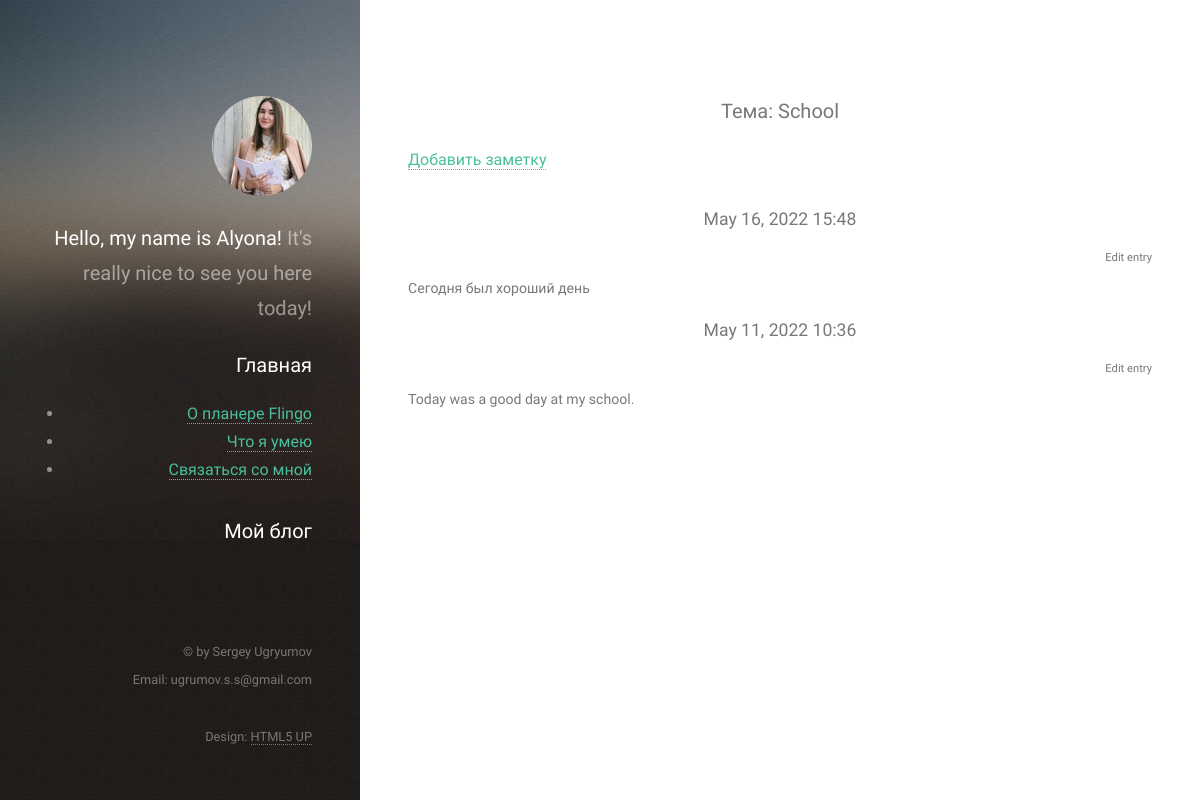
Before: /topics/2/ with the older database file.
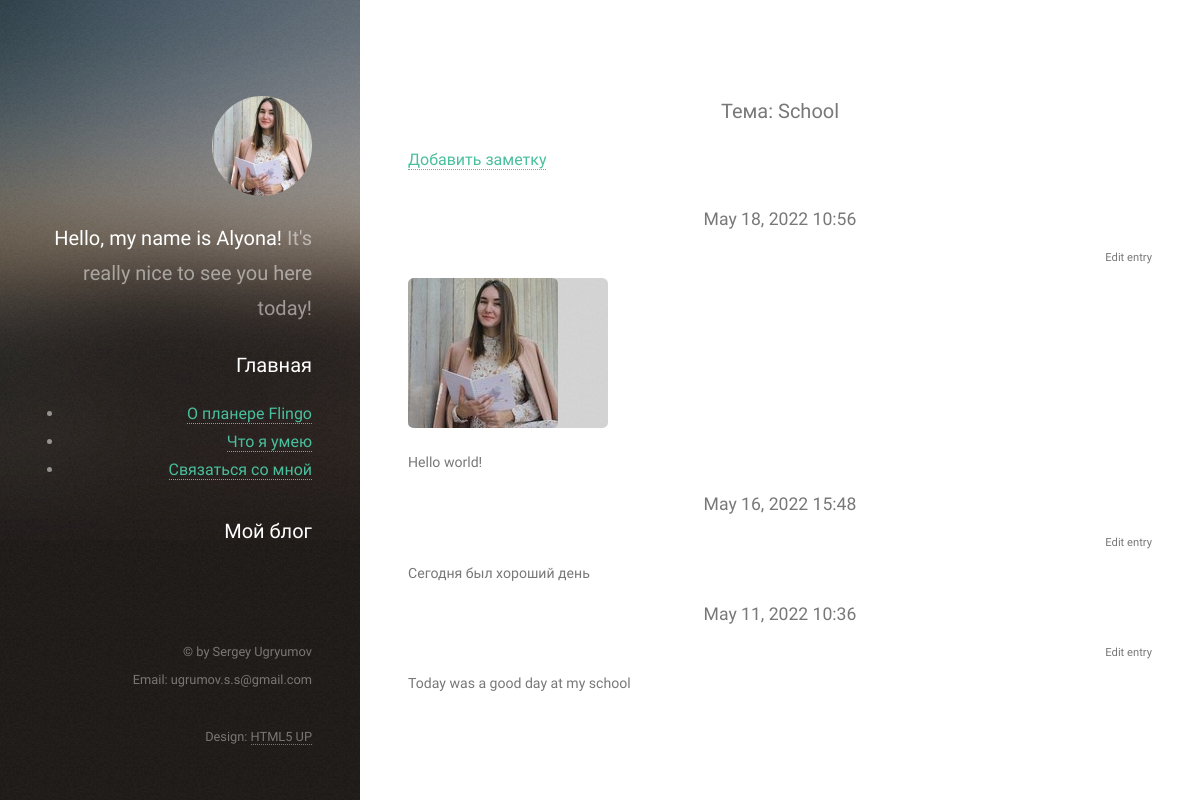
After: the same page with the newer database file.
### planner/models.py (models this page shows, shortened)
class Topic(models.Model):
    text = models.CharField(max_length=200)
    date_added = models.DateTimeField(auto_now_add=True)
    owner = models.ForeignKey(User, on_delete=models.CASCADE)
    def __str__(self):
        return self.text

class Entry(models.Model):
    topic = models.ForeignKey(Topic, on_delete=models.CASCADE)
    image = models.ImageField(upload_to='media/', null=True, blank=True, default=None)
    text = models.TextField(null=True, default=None)
    date_added = models.DateTimeField(auto_now_add=True)
    class Meta:
        verbose_name_plural = 'entries'

### planner/views.py (the view)
# urls.py: path('topics/<int:topic_id>/', views.topic, name='topic'),
def topic(request, topic_id):
    topic = Topic.objects.get(id=topic_id)
    entries = topic.entry_set.order_by('-date_added')
    context = {'topic': topic, 'entries': entries}
    return render(request, 'planner/topic.html', context)

### planner/templates/planner/topic.html (shortened to what this page needs)
{% extends "planner/base.html" %}
{% load static %}
{% block content %}
<div id="main">
<h3 align="center">Тема: {{ topic }}</h3>
    <a href="{% url 'planner:new_entry' topic.id %}">Добавить заметку</a>
        <article class="col-6 col-12-xsmall work-item">
            {% for entry in entries %}
                    <h4 align="center">{{ entry.date_added|date:'M d, Y H:i' }}</h4>
                    <a href="{% url 'planner:edit_entry' entry.id %}"><h6 align="right">Edit entry</h6></a>
                    {% if entry.image %}
                    <a href="{{ entry.image.url }}" class="image blog thumb"><img src="{{ entry.image.url }}" alt="" /></a>
                    {% endif %}
                    <h4>{{ entry.text|linebreaks }}</h4>
                {% empty %}
                 <li>There are no entries for this topic yet.</li>
                 {% endfor %}
        </article>
{% endblock content %}

### planner/templates/planner/base.html (shortened to what this page needs)
{% load static %}
<!DOCTYPE HTML>
<html>
	<head>
		<link rel="stylesheet" href="{% static 'planner/assets/css/main.css' %}" />
	</head>
	<body class="is-preload">
			<header id="header">
				<div class="inner">
					<a href="{% url 'planner:index' %}" class="image avatar"><img src="{% static 'planner/images/avatar.jpg' %}" alt="" /></a>
					<h1><strong>Hello, my name is Alyona!</strong><br /> It's really nice to see you here today! <br />
					</h1>
					<a href="{% url 'planner:index' %}"><h3>Главная</h3></a>
						<nav id="nav">
							<ul>
								<li><a href="#one" class="active">О планере Flingo</a></li>
								<li><a href="#two">Что я умею</a></li>
								<li><a href="#three">Связаться со мной</a></li>
							</ul>
						</nav>
					<a href="{% url 'planner:topics' %}"><h3>Мой блог</h3></a>
				</div>
			</header>
		{% block content %}{% endblock content %}
			<footer id="footer">
				<div class="inner">
					<ul class="copyright">
						<li>&copy; by Sergey Ugryumov</li><li>Email: ugrumov.s.s@gmail.com</li><br /><li>Design: <a href="http://html5up.net">HTML5 UP</a></li>
					</ul>
				</div>
			</footer>
	</body>
</html>

Changed rows visible on the page:
added Entry: date_added "May 18, 2022 10:56", image (placeholder picture), text "Hello world!"
changed Entry: text "Today was a good day at my school." → "Today was a good day at my school"
